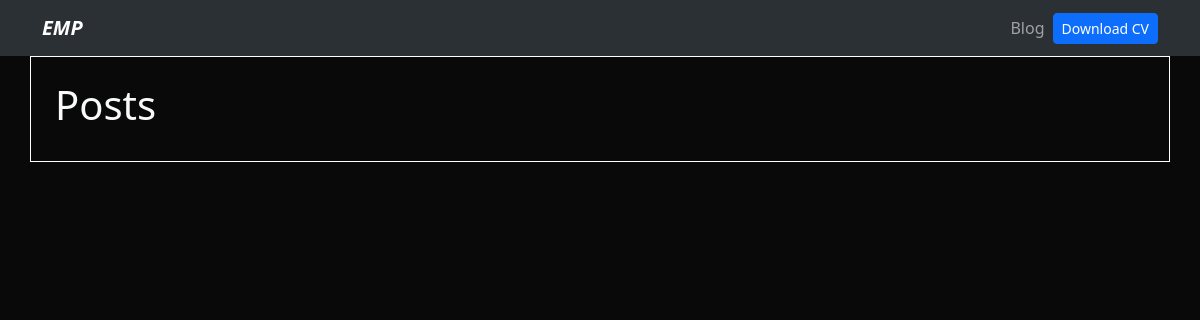
The page /blog/ on the database as committed earlier.
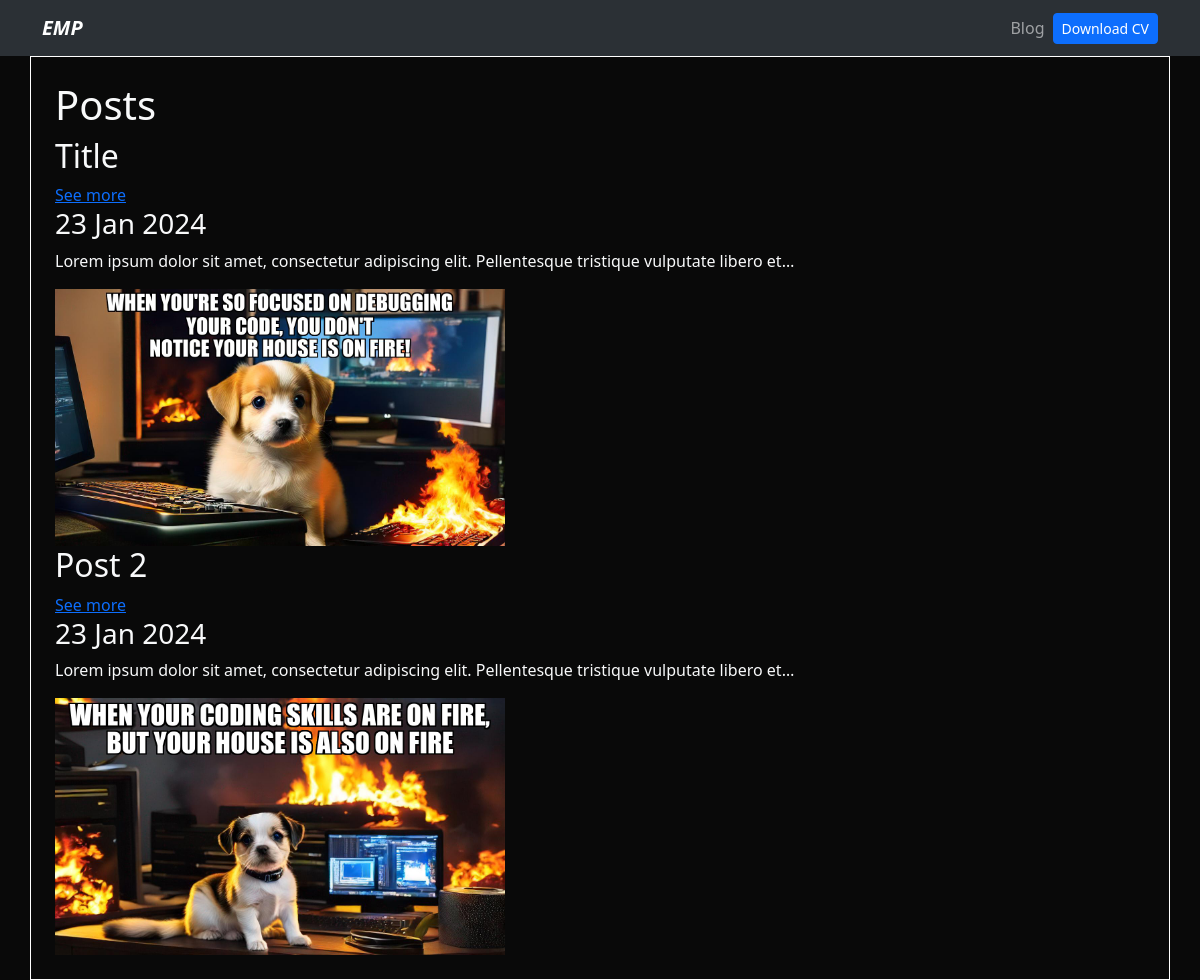
The same page on the database as committed later.
### blog/models.py (models this page shows)
class Post(models.Model):
    title = CharField(max_length=100)
    description = TextField(default = 'Default description')
    image = ImageField(upload_to="blog/images/")
    date = DateField(datetime.date.today)

### blog/views.py (the view)
# urls.py: path("", render_posts, name="posts"),
def render_posts(request):
    posts = Post.objects.all()
    return render(request, "posts.html", {"posts": posts})

### blog/templates/posts.html
{% extends 'layout.html' %}
{% block content %}
<h1>Posts</h1>
{% for post in posts %}
<h2>{{post.title}}</h2>
<a href="{% url 'blog:post_details' post.id %}">See more</a>
<h3>{{post.date|date:'d M Y'}}</h3>
<p>{{post.description| truncatechars:100}}</p>
<img src="{{post.image.url}}" alt="{{post.title}}">
{% endfor %}
{% endblock %}

Rows that differ between the two databases and show on the page:
added Post: title "Title", date "23 Jan 2024", description "Lorem ipsum dolor sit amet, consectetur adipiscing elit. Pellentesque tristique vulputate libero et…", image (picture)
added Post: title "Post 2", date "23 Jan 2024", description "Lorem ipsum dolor sit amet, consectetur adipiscing elit. Pellentesque tristique vulputate libero et…", image (picture)
